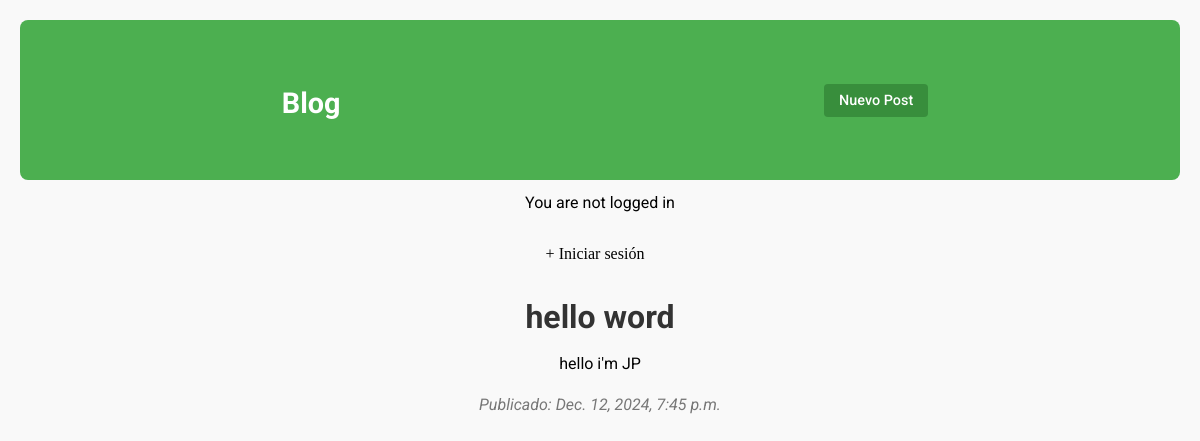
The app's page /post/2/ with its own data.
### blog/models.py (models this page shows, shortened)
class Post(models.Model):
    title = models.CharField(max_length=255)
    author = models.ForeignKey(
        'auth.User',
        on_delete=models.CASCADE,
    )
    body = models.TextField()
    created = models.DateTimeField(auto_now_add=True)

### blog/views.py (the view)
# urls.py: path('post/<int:pk>/', BlogDetailView.as_view(), name='post_detail'),
class BlogDetailView(DetailView):
    model = Post
    template_name = 'post_detail.html'

### blog/templates/post_detail.html (shortened to what this page needs)
{% extends 'base.html' %}
{% block content %}
    <h1>{{ post.title }}</h1>
    <p>{{ post.body }}</p>
    <p>Publicado: {{ post.created }}</p>
{% endblock content %}

### static/css/base.css (style rules this page uses)
body { font-family: 'Roboto', sans-serif; margin: 0; padding: 0; background-color: #f9f9f9; color: #333; }
p { margin: 10px 0; }
h1 { font-size: 1.8rem; color: #333333; margin-bottom: 15px; }
h1 { font-size: 2rem; color: #333333; margin-bottom: 15px; text-align: center; }
p { font-size: 1rem; color: #000000; line-height: 1.6; margin-bottom: 15px; text-align: center; }
p:last-of-type { font-style: italic; color: #777777; }

### records on screen
Post: title "hello word", body "hello i'm JP", created "Dec. 12, 2024, 7:45 p.m."
